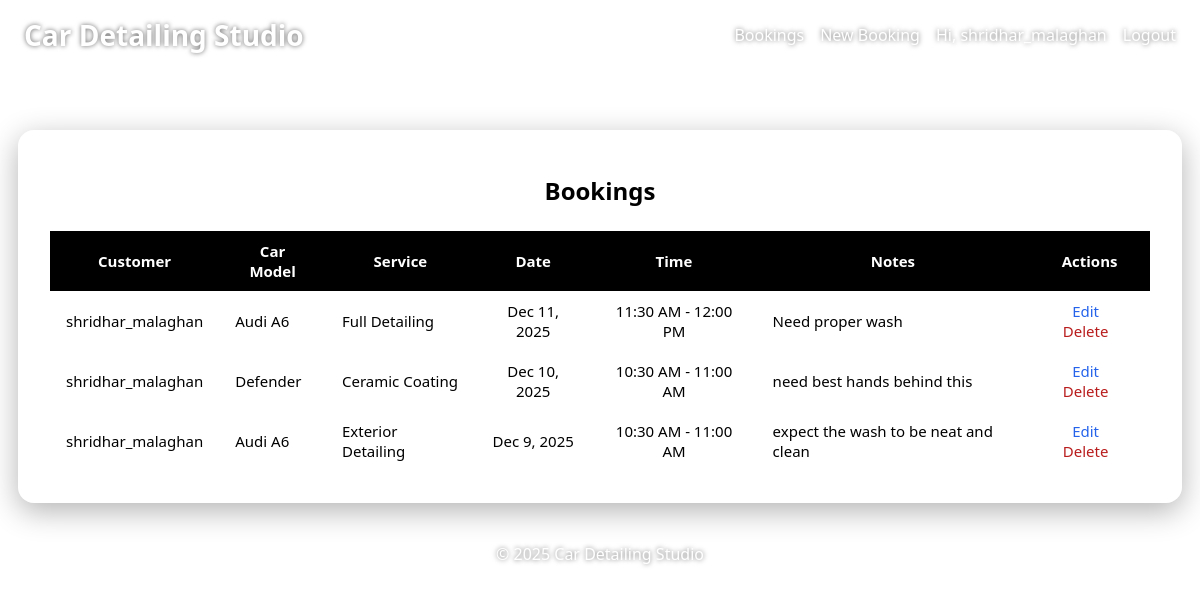
The page /bookings/ (signed in) on the database its author committed.
### bookings/models.py (models this page shows, shortened)
class Booking(models.Model):
    SERVICE_CHOICES = [
        ("Interior Detailing", "Interior Detailing"),
        ("Exterior Detailing", "Exterior Detailing"),
        ("Full Detailing", "Full Detailing"),
        ("Ceramic Coating", "Ceramic Coating"),
    ]
    user = models.ForeignKey(User, on_delete=models.CASCADE)
    customer_name = models.CharField(max_length=255)
    email = models.EmailField()
    phone = models.CharField(max_length=20)
    car_model = models.CharField(max_length=255)
    service_type = models.CharField(max_length=50, choices=SERVICE_CHOICES)
    preferred_date = models.DateField()
    preferred_time_slot = models.ForeignKey(TimeSlot, on_delete=models.PROTECT)
    notes = models.TextField(blank=True, default="")
    created_at = models.DateTimeField(auto_now_add=True)

class TimeSlot(models.Model):
    start_time = models.TimeField()
    end_time = models.TimeField()
    slot = models.CharField(max_length=20, unique=True)
    def __str__(self):
        return f"{self.start_time.strftime('%I:%M %p')} - {self.end_time.strftime('%I:%M %p')}"

### bookings/views.py (the view)
# urls.py: path("", views.booking_list, name="booking_list"),
@login_required
@require_GET
def booking_list(request):
    if request.user.is_staff or request.user.is_superuser:
        bookings = Booking.objects.all().order_by(
            "-preferred_date", "-preferred_time_slot__start_time"
        )
    else:
        bookings = Booking.objects.filter(user=request.user).order_by(
            "-preferred_date",
            "-preferred_time_slot__start_time",
        )
    return render(request, "bookings/booking_list.html", {"bookings": bookings})

### bookings/templates/bookings/booking_list.html
{% extends "bookings/base.html" %}
{% block content %}
<div class="booking-list-container">
    <h2 class="booking-list-title">Bookings</h2>
    {% if bookings %}
        <table class="booking-table">
            <thead>
                <tr>
                    <th>Customer</th>
                    <th>Car Model</th>
                    <th>Service</th>
                    <th>Date</th>
                    <th>Time</th>
                    <th>Notes</th>
                    <th>Actions</th>
                </tr>
            </thead>
            <tbody>
                {% for booking in bookings %}
                    <tr>
                        <td>{{ booking.customer_name }}</td>
                        <td>{{ booking.car_model }}</td>
                        <td>{{ booking.service_type }}</td>
                        <td>{{ booking.preferred_date|date:"M j, Y" }}</td>
                        <td>{{ booking.preferred_time_slot }}</td>
                        <td class="notes-cell">
                            {{ booking.notes|default:"—" }}
                        </td>
                        <td class="actions-cell">
                            <a href="{% url 'edit_booking' booking.id %}"
                               class="action-link action-edit">Edit</a>
                            <a href="{% url 'delete_booking' booking.id %}"
                               class="action-link action-delete">Delete</a>
                        </td>
                    </tr>
                {% endfor %}
            </tbody>
        </table>
    {% else %}
        <p class="text-center text-light mt-3 mb-0">
            No bookings yet.
        </p>
    {% endif %}
</div>
{% endblock %}

### bookings/templates/bookings/base.html (shortened to what this page needs)
{% load static %}
<!DOCTYPE html>
<html lang="en">
<head>
    <link rel="stylesheet"
          href="{% static 'bookings/style.css' %}?v=4">
</head>
<body>
<header class="main-header">
    <h1>Car Detailing Studio</h1>
    <nav class="main-nav-links">
        <a href="{% url 'booking_list' %}">Bookings</a>
        <a href="{% url 'create_booking' %}">New Booking</a>
        {% if user.is_authenticated %}
            <span>Hi, {{ user.username }}</span>
            <a href="{% url 'logout' %}">Logout</a>
        {% else %}
            <a href="{% url 'login' %}">Login</a>
            <a href="{% url 'signup' %}">Sign Up</a>
        {% endif %}
    </nav>
</header>
<main class="main-content-wrapper">
    {% block content %}{% endblock %}
</main>
<footer class="footer-text">
    <p>© 2025 Car Detailing Studio</p>
</footer>
</body>
</html>

### bookings/static/bookings/style.css (style rules this page uses)
body { margin: 0; font-family: system-ui, -apple-system, BlinkMacSystemFont, "Segoe UI", sans-serif; background-image: url("https://images.unsplash.com/photo-1502877338535-766e1452684a"); background-size: cover; background-position: center; background-attachment: fixed; }
.main-header, .footer-text { text-shadow: 0 0 5px rgba(0, 0, 0, 0.6); }
.main-header { display: flex; justify-content: space-between; align-items: center; padding: 16px 24px; }
.main-header h1 { margin: 0; color: #ffffff; font-size: 28px; }
.main-nav-links { display: flex; align-items: center; gap: 16px; }
.main-nav-links a, .main-nav-links span { color: #ffffff; text-decoration: none; font-weight: 500; }
.main-content-wrapper { display: flex; justify-content: center; padding: 40px 16px 0; }
.booking-form-container, .booking-list-container { width: 100%; max-width: 1100px; margin: 20px auto 40px; background: rgba(255, 255, 255, 0.18); backdrop-filter: blur(14px); -webkit-backdrop-filter: blur(14px); padding: 24px 32px 32px; border-radius: 16px; box-shadow: 0 8px 30px rgba(0, 0, 0, 0.3); }
.booking-form-container h2, .booking-list-container h2 { text-align: center; margin-bottom: 1.5rem; }
.booking-list-container table { margin-bottom: 0; width: 100%; border-collapse: collapse; }
.booking-list-container thead tr { background: #000; color: #fff; }
.booking-list-container thead th, .booking-list-container tbody td { text-align: center; padding: 10px 16px; font-size: 15px; vertical-align: middle; }
.booking-list-container tbody tr { background: rgba(255, 255, 255, 0.28); }
.booking-list-container tbody tr:nth-child(even) { background: rgba(255, 255, 255, 0.34); }
.booking-list-container tbody td:nth-child(1), .booking-list-container tbody td:nth-child(2), .booking-list-container tbody td:nth-child(3), .booking-list-container tbody td:nth-child(6) { text-align: left; }
.booking-list-container td a { font-weight: 500; text-decoration: none; margin-right: 8px; font-size: 15px; }
.booking-list-container td a:first-of-type { color: #2563eb; }
.booking-list-container td a:last-of-type { color: #b91c1c; }
.footer-text { text-align: center; color: #ffffff; padding-bottom: 16px; }
.footer-text p { margin: 0; }
header nav a { color: #ffd966; text-decoration: none; font-weight: 500; }

### rows shown on the page
Booking: customer_name "shridhar_malaghan", car_model "Audi A6", service_type "Full Detailing", preferred_date "Dec 11, 2025", preferred_time_slot "11:30 AM - 12:00 PM", notes "Need proper wash"
Booking: customer_name "shridhar_malaghan", car_model "Defender", service_type "Ceramic Coating", preferred_date "Dec 10, 2025", preferred_time_slot "10:30 AM - 11:00 AM", notes "need best hands behind this"
Booking: customer_name "shridhar_malaghan", car_model "Audi A6", service_type "Exterior Detailing", preferred_date "Dec 9, 2025", preferred_time_slot "10:30 AM - 11:00 AM", notes "expect the wash to be neat and clean"

### other values the page prints
{{ user.username }} "shridhar_malaghan"
